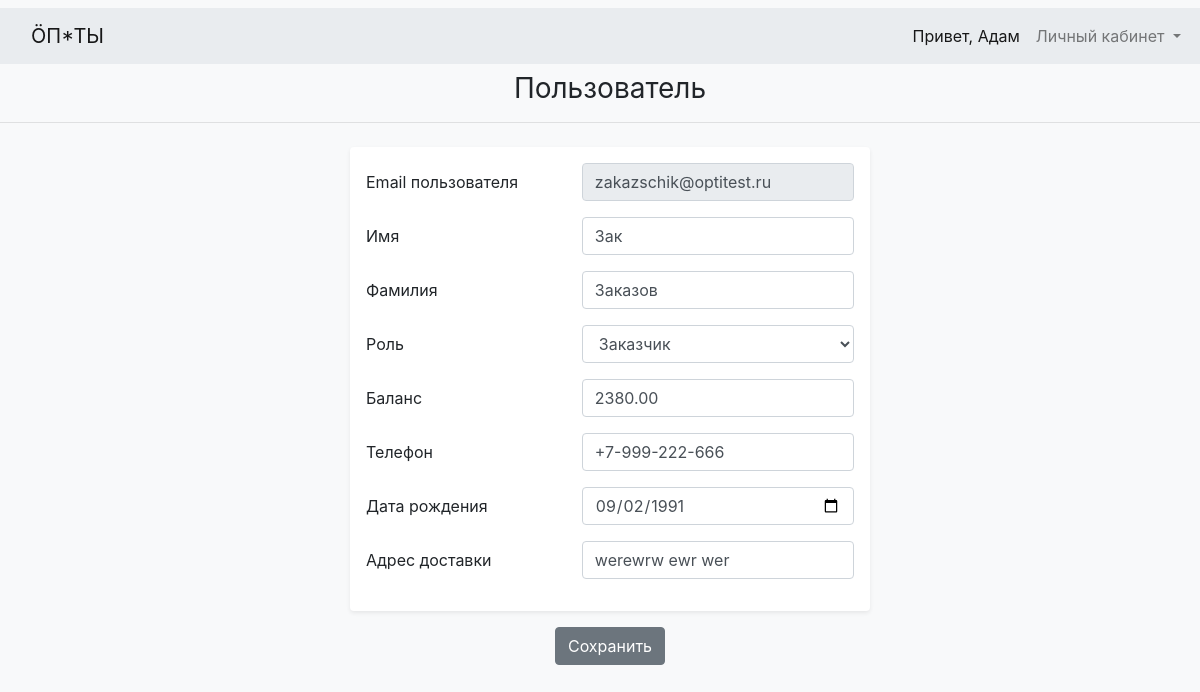
Before: /users/8/ (signed in) with the older database file.
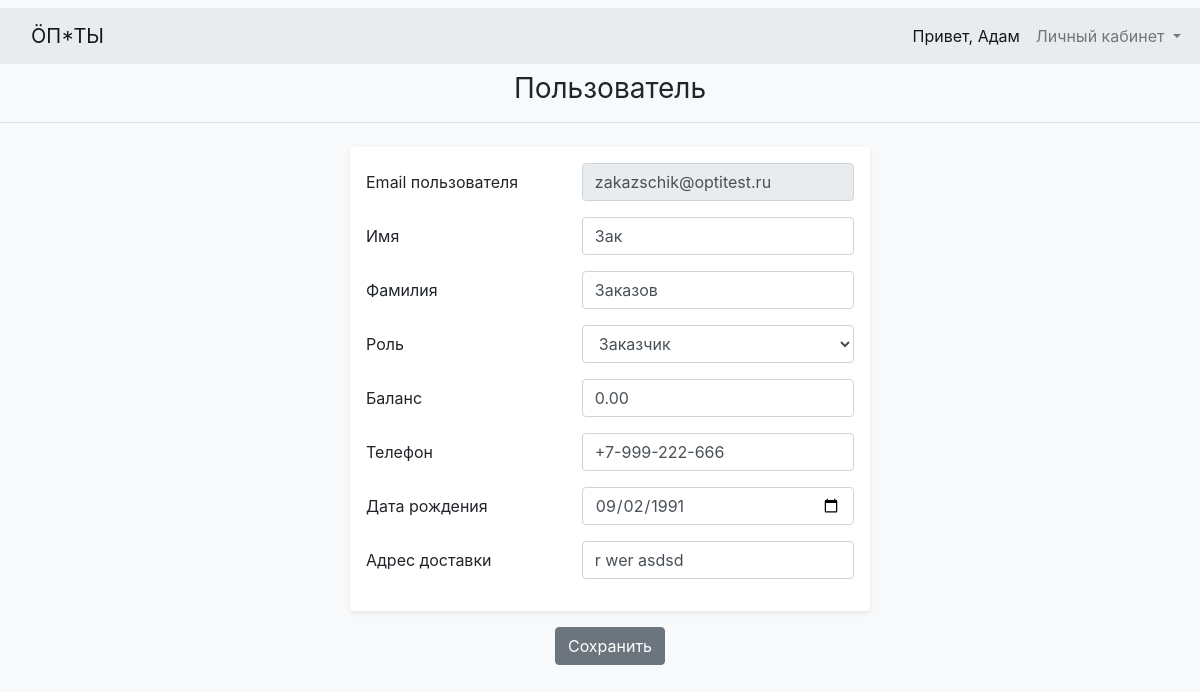
After: the same page with the newer database file.
### main/models.py (models this page shows, shortened)
class User(AbstractUser):
    USERNAME_FIELD = 'email'
    REQUIRED_FIELDS = []
    username = None
    email = models.EmailField('Email', unique=True)
    phone = models.CharField('Телефон', max_length=20)
    delivery_address = models.CharField('Адрес доставки', max_length=255)
    birth_date = models.DateField('Дата рождения', blank=True, default='')
    role = models.PositiveSmallIntegerField('Роль', choices=tuple(Roles), default=Roles.UNREGISTERED)
    balance = models.DecimalField(max_digits=10, decimal_places=2, default=0)
    objects = CustomUserManager()
    class Meta:
        ordering = ('role',)

### main/views.py (the view, shortened to what this page needs)
# urls.py: path('users/<int:pk>/', main_views.UserDetailsView.as_view(), name='user_details'),
class UserDetailsView(LoginRolesOwnerRequiredUpdateViewMixin, CommonContextViewMixin, UpdateView):
    template_name = 'main/user_details.html'
    form_class = UserForm
    allowed_roles = (Roles.UNREGISTERED, Roles.ZAKAZSCHIK, Roles.ZAKUPSCHIK)
    model = _models.User
    def get_form_kwargs(self):
        kwargs = super().get_form_kwargs()
        kwargs['user'] = self.user
        return kwargs
    def get_context_data(self, **kwargs):
        context = super().get_context_data(**kwargs)
        context['roles_list'] = list(Roles)
        return context
    def dispatch(self, request, *args, **kwargs):
        return super().dispatch(request, *args, **kwargs)

### main/forms.py
class UserForm(forms.ModelForm):
    def __init__(self, **kwargs):
        self.user = kwargs.pop('user', None)
        super().__init__(**kwargs)
        self.fields['email'].disabled = True
        if self.user.role != Roles.ADMINISTRATOR:
            self.fields['role'].disabled = True
            self.fields['balance'].disabled = True
    class Meta:
        model = User
        fields = ('email', 'first_name', 'last_name', 'role', 'balance', 'birth_date', 'phone', 'delivery_address')

### main/core/types.py (called while the page is built)
    def __iter__(cls):
        for value, value_str in cls.__dict__['iter_items'].items():
            yield value, value_str

### main/core/view_mixins.py (called while the page is built)
    def dispatch(self, request, *args, **kwargs):
        self.user = request.user
        if not self.user.is_authenticated:
            return self.handle_no_permission()
        if self.user.role not in self.allowed_roles and self.user.role != Roles.ADMINISTRATOR:
            return self.handle_no_permission()
        return super().dispatch(request, *args, **kwargs)

    def get(self, *args, **kwargs):
        if not self._is_it_allowed(**kwargs):
            return self.handle_no_permission()
        return super().get(*args, **kwargs)

### main/templates/main/user_details.html (shortened to what the changed rows need)
{% extends 'base.html' %}
{% block content %}
        <form class="form-signin my-3 p-3 bg-white rounded shadow-sm" name="setting"  id="setting" action="" method="POST" enctype="multipart/form-data">
           <div class="form-group row">
               <div class="col-7">
                   <input class="form-control" id="id_username" type="email" name="{{ form.email.name }}"
                          autofocus="" required="" value="{{ form.email.initial|default_if_none:'' }}"
                           {% if form.email.field.disabled %}
                          disabled=""
                           {% endif %}
                   >
               </div>
           </div>
           <div class="form-group row">
               <div class="col-7">
                   <input class="form-control" id="id_first_name" type="text" name="{{ form.first_name.name }}"
                          required="" value="{{ form.first_name.initial|default_if_none:'' }}"
                   >
               </div>
           </div>
           <div class="form-group row">
               <div class="col-7">
                   <input class="form-control" id="id_last_name" type="text" name="{{ form.last_name.name }}"
                          required="" value="{{ form.last_name.initial|default_if_none:'' }}"
                   >
               </div>
           </div>
           <div class="form-group row">
               <div class="col-7">
                   <select class="form-control" name="role" id="id_role"
                   >
                       {% for role, role_str in roles_list %}
                           {% if role == object.role %}
                               <option value="{{ role }}" selected>{{ role_str }}</option>
                           {% else %}
                               <option value="{{ role }}">{{ role_str }}</option>
                           {% endif %}
                       {% endfor %}
                   </select>
               </div>
           </div>
           <div class="form-group row">
               <div class="col-7">
                   <input class="form-control" id="id_balance" type="number" step="0.01" name="{{ form.balance.name }}"
                          required="" value="{{ object.balance|stringformat:'s'}}"
                   >
               </div>
           </div>
           <div class="form-group row">
               <div class="col-7">
                   <input class="form-control" id="id_phone" type="text" name="{{ form.phone.name }}"
                          required="" value="{{ form.phone.initial|default_if_none:'' }}"
                   >
               </div>
           </div>
           <div class="form-group row">
               <div class="col-7">
                   <input class="form-control" id="id_birth_date" type="date" name="{{ form.birth_date.name }}"
                          required="" value="{{ object.birth_date|date:'Y-m-d' }}"
                   >
               </div>
           </div>
           <div class="form-group row">
               <div class="col-7">
                   <input class="form-control" id="id_delivery_address" type="text"
                          name="{{ form.delivery_address.name }}"
                          required="" value="{{ form.delivery_address.initial|default_if_none:'' }}"
                   >
               </div>
           </div>
        </form>
{% endblock content %}

Changed rows visible on the page:
changed User "zakazschik@optitest.ru": balance "2380.00" → "0.00"; delivery_address "werewrw ewr wer" → "r wer asdsd"
